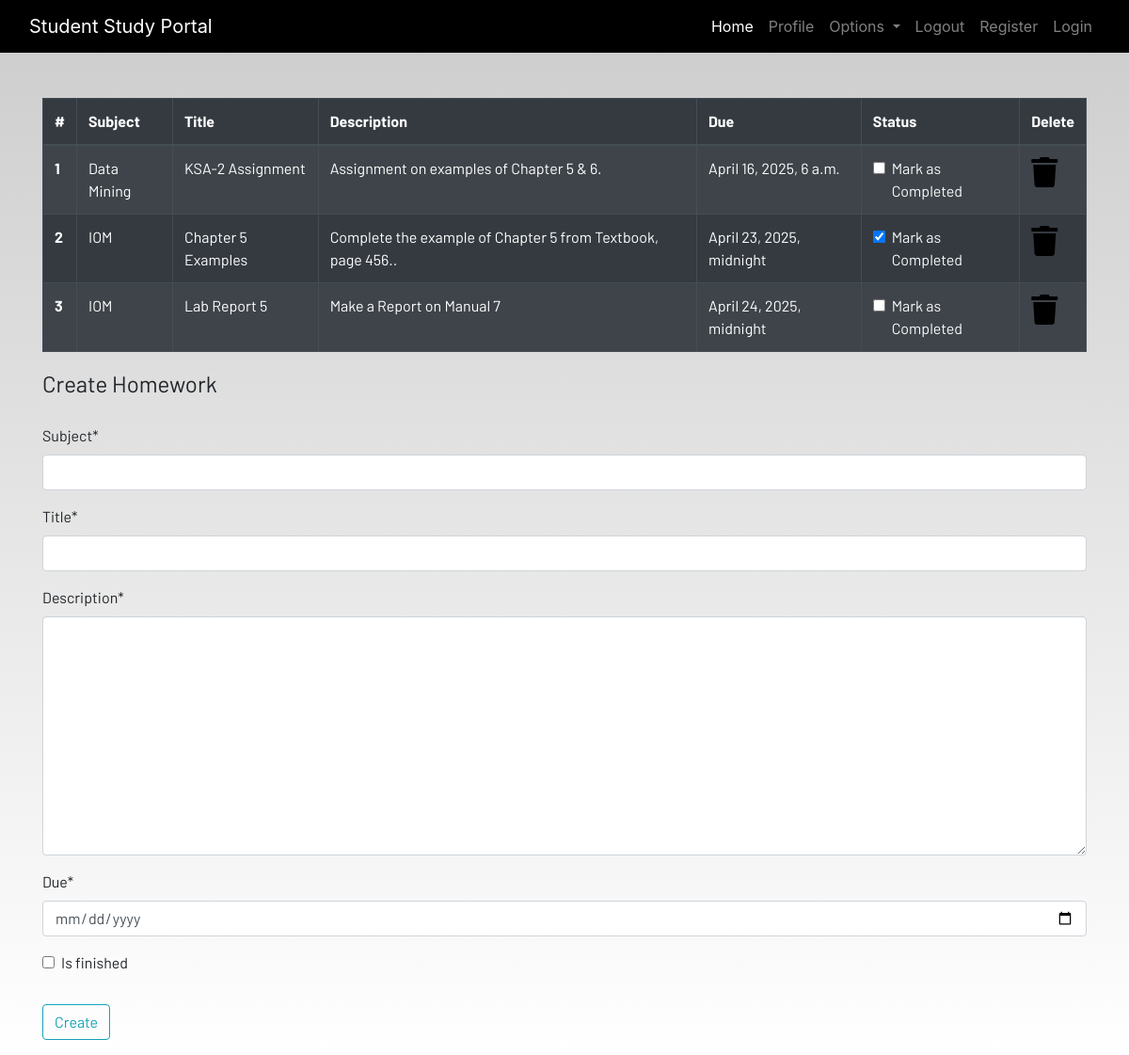
Before: /homework (signed in) with the older database file.
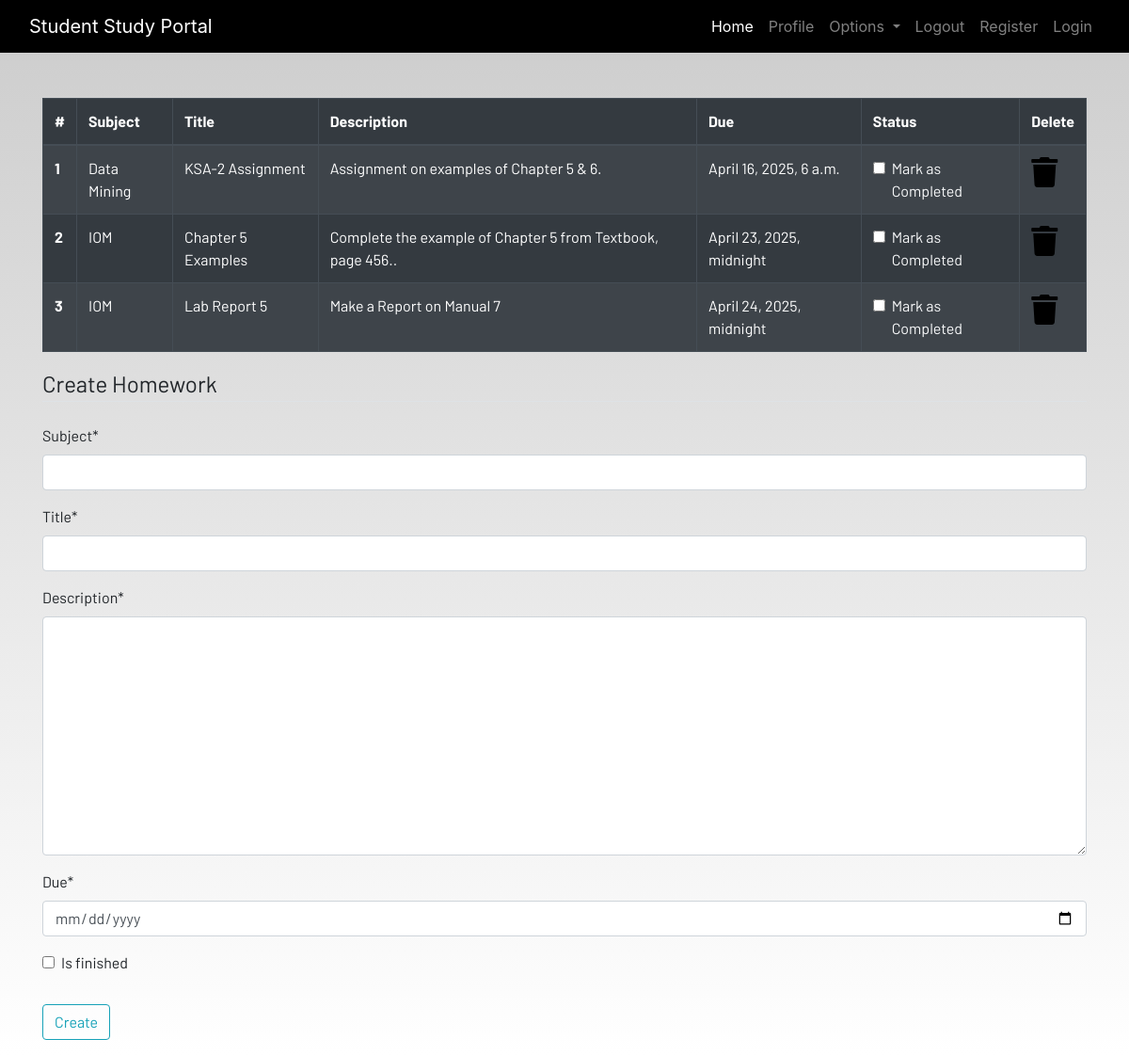
After: the same page with the newer database file.
### dashboard/models.py (models this page shows, shortened)
class Homework(models.Model):
    user = models.ForeignKey(User,on_delete=models.CASCADE)
    subject = models.CharField(max_length=50)
    title = models.CharField(max_length=100)
    description = models.TextField()
    due = models.DateTimeField()
    is_finished = models.BooleanField(default=False)

### dashboard/views.py (the view)
# urls.py: path("homework", views.homework, name="homework"),
def homework(request):
    if request.method == "POST":
        form = HomeworkForm(request.POST)
        if form.is_valid():
            try:
                finished = request.POST["is_finished"]
                if finished == "on":
                    finished = True
                else:
                    finished = False
            except:
                finished = False
            homeworks = Homework(
                user=request.user,
                subject=request.POST["subject"],
                title=request.POST["title"],
                description=request.POST["description"],
                due=request.POST["due"],
                is_finished=finished,
            )
            homeworks.save()
            messages.success(request, f"Homework Added from {request.user.username}!!")
    else:
        form = HomeworkForm()
    homework = Homework.objects.filter(user=request.user)
    if len(homework) == 0:
        homework_done = True
    else:
        homework_done = False
    context = {"homeworks": homework, "homeworks_done": homework_done, "form": form}
    return render(request, "dashboard/homework.html", context)

### dashboard/forms.py
class HomeworkForm(forms.ModelForm):
    class Meta:
        model = Homework
        widgets = {'due':DateInput()}
        fields = ['subject','title','description','due','is_finished']

### dashboard/templates/dashboard/homework.html (shortened to what this page needs)
{% extends 'dashboard/base.html' %}
{% load static %}
{% load crispy_forms_tags %}
{% block content %}
<div class="container">
    {% if not homework_done %}
    <table class="table table-striped table-bordered table-hover table-dark">
        <thead>
            <tr>
                <th scope="col">#</th>
                <th scope="col">Subject</th>
                <th scope="col">Title</th>
                <th scope="col">Description</th>
                <th scope="col">Due</th>
                <th scope="col">Status</th>
                <th scope="col">Delete</th>
            </tr>
        </thead>
        <tbody>
            {% for homework in homeworks %}
            <tr>
                <th scope="row">{{forloop.counter}}</th>
                <td>{{homework.subject}}</td>
                <td>{{homework.title}}</td>
                <td>{{homework.description}}</td>
                <td>{{homework.due}}</td>
                <td>
                    <a href="{% url 'update-homework' homework.id %}">
                        <div class="form-check">
                            {% if homework.is_finished == True %}
                            <input class="form-check-input" type="checkbox" value="" checked>
                            {% else %}
                            <input class="form-check-input" type="checkbox" value="">
                            {% endif %}
                            <label class="form-check-label text-light" for="flexCheckDefault">
                                Mark as Completed
                            </label>
                        </div>
                    </a>
                </td>
                <td><a href="{% url 'delete-homework' homework.id %}"><i class="fa fa-trash fa-2x"></i></a></td>
            </tr>
            {% endfor %}
        </tbody>
    </table>
    {% else %}
    <h4>All homeworks are completed!! Create to have more!!</h4>
{% endif %}
</div>
<div class=" container">
    <form method="POST">
        <fieldset class="form-group">
            <legend class="border-bottom mb-4">Create Homework</legend>
            {{form|crispy}}
        </fieldset>
        <div class="form-group">
            <button href="" class="btn btn-outline-info" type="submit">
                Create
            </button>
        </div>
    </form>
</div>
{% endblock content %}

Changed rows visible on the page:
changed Homework "Chapter 5 Examples": value "☑" → "☐"
